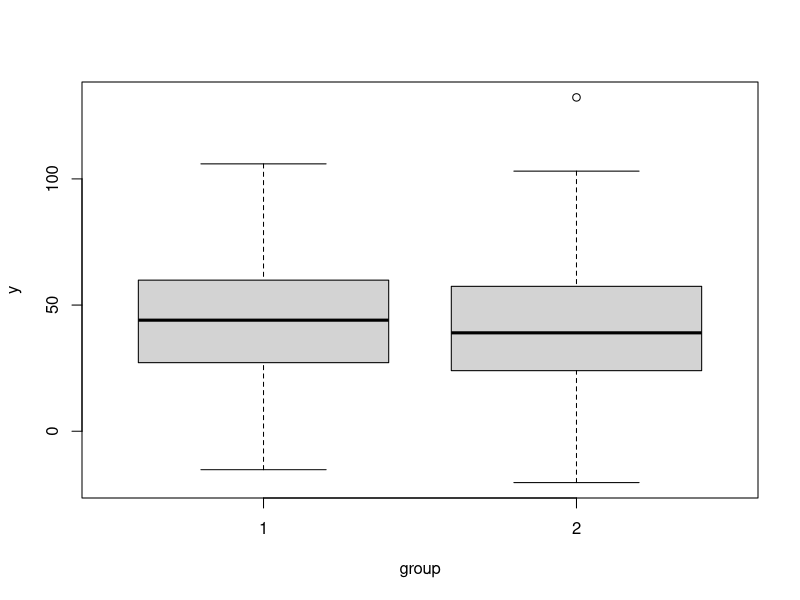

Write the R code that produced this figure.
N1 =200
N2 =200
N = N1+N2
mu=c(45,40)
dif=abs(mu[1]-mu[2])
sigma=c(25,25)

group= c(rep(1,N1),rep(2,N2))

y = rnorm(N,mu[group],sigma[group])         

df = data.frame(group,y)

boxplot(y~group)

y1 = y[1:N1]
y2 = y[(N1+1):N]

t = t.test(y1,y=y2)

replications = 10000

contains = rep(FALSE,replications)
plt_05   = rep(FALSE,replications)

degf = c(rep(45,N1),rep(40,N2))

for (i in 1:replications){
#  y = rnorm(N,mu[group],sigma[group])
  y = rchisq(N,degf)
  y1 = y[1:N1]
  y2 = y[(N1+1):N]
  t = t.test(y1,y=y2,conf.level=0.95)
  if ((t$conf.int[1]<dif) && (t$conf.int[2]>dif)) contains[i]=TRUE
  if (t$p.value < .05) plt_05[i]=TRUE
}

mean(contains)
mean(plt_05)
